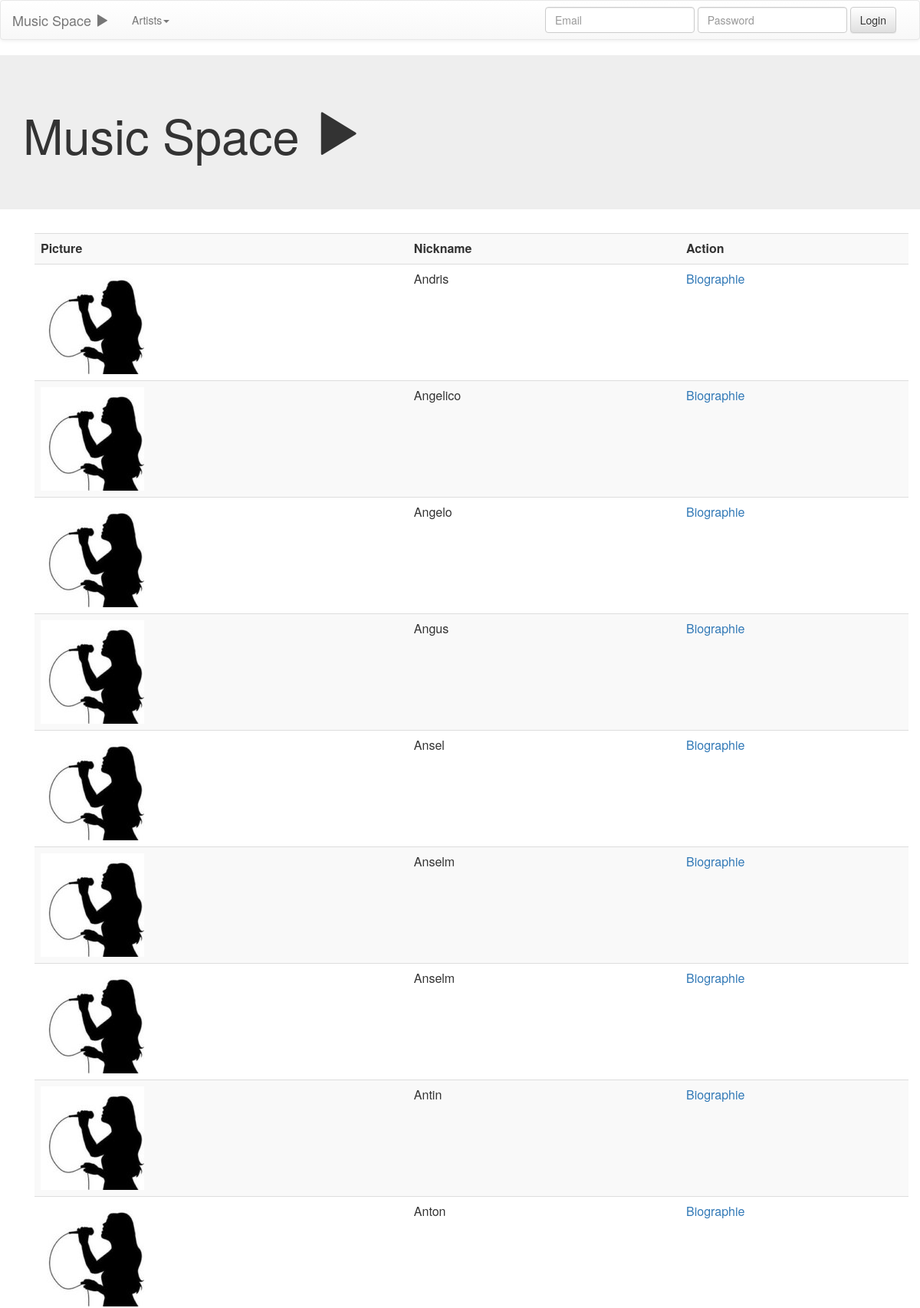
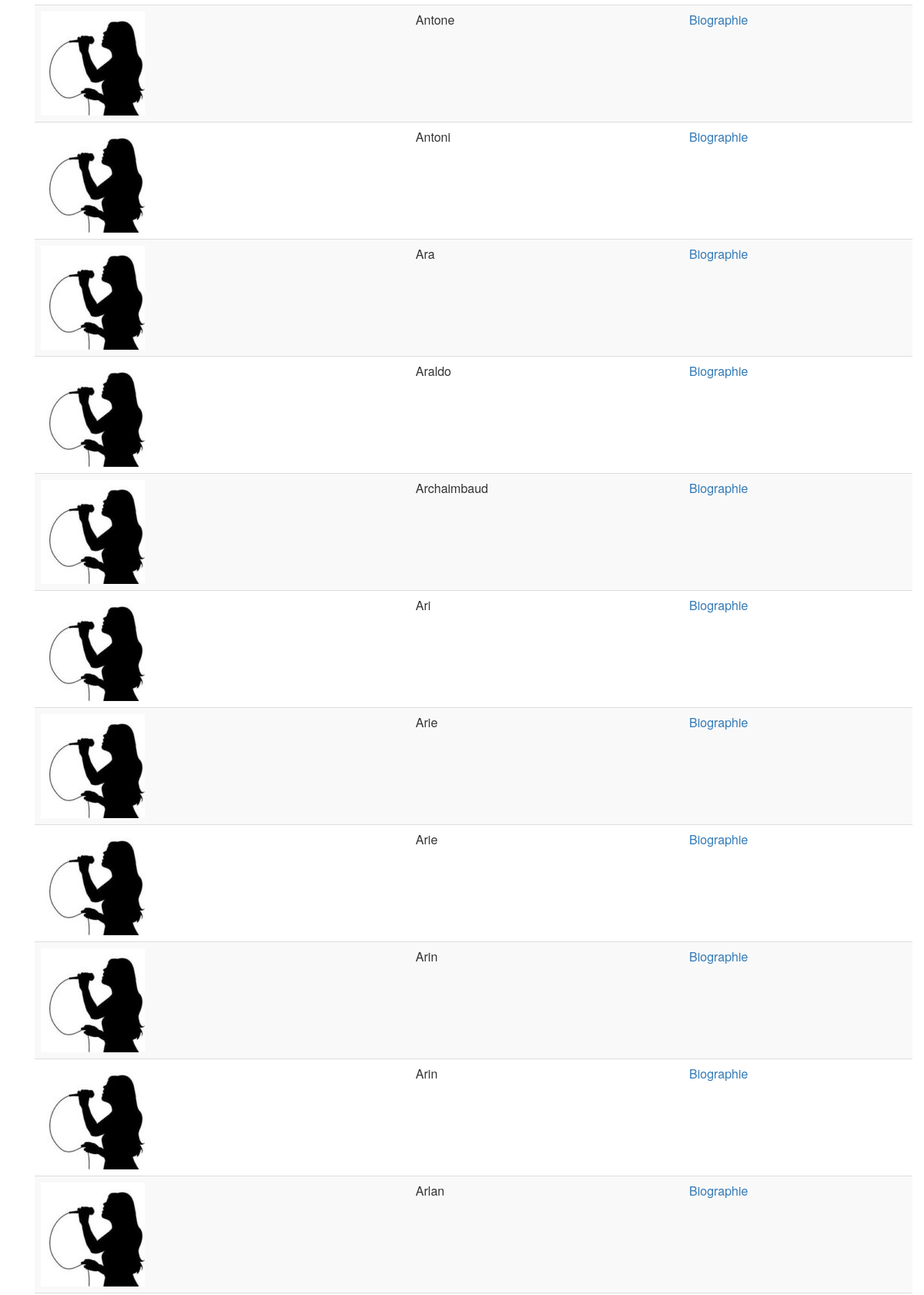
/index.php?controller=Artist&action=show&offset=2&limit=25 (upper part), run on the app's committed database (2 pictures, top to bottom).
### tables this page shows
CREATE TABLE IF NOT EXISTS `Artist` (
  `id` INT NOT NULL AUTO_INCREMENT,
  `name` VARCHAR(45) NULL,
  `surname` VARCHAR(45) NULL,
  `nickname` VARCHAR(45) NOT NULL,
  `birthdate` DATE NULL,
  `birthplace` VARCHAR(45) NULL,
  `biography` TEXT NULL,
  `picture` VARCHAR(255) NULL,
  `website` TEXT NULL,
  `User_id` INT NULL,
  PRIMARY KEY (`id`));

### controller/ArtistController.controller.php (called while the page is built, shortened)
<?php
class ArtistController extends Controller{
    private  $artistDb;
    public function __construct() {
        $this->artistDb = new ArtistDb();
    }
    function show(){
        $this->refresh();
    }
    private function refresh(){
         $this->data->artists = $this->artistDb->findWithLimitOrderBy(
                 isset($this->request['offset']) ? $this->request['offset']*25 : 0,
                 isset ($this->request['limit']) ? ($this->request['limit']) : 25,
                 'nickname'
        );
         $this->getView("artist_index");
    }
}

### index.php (called while the page is built, shortened)
<?php
include 'library/config.library.php';
include 'Autoloader.php';
Engine::Route($_GET['controller'], $_GET['action'], new stdClass());

### library/DbBase.library.php (called while the page is built, shortened)
<?php
class DbBase {
    public $dbh;
    private $statement;
    protected $table;
    public function __construct($table = ""){
        $dsn = "mysql:dbname=".Config::getInstance()->get("db_name")
                     .";host=".Config::getInstance()->get("db_host")."";
        $user = Config::getInstance()->get("db_user");
        $pass = Config::getInstance()->get("db_pass");
        $this->dbh = new PDO($dsn, $user, $pass);
        $this->table = $table;
    }
    private function executeQuery($query = "",  $params = array()){
        $this->statement = $this->dbh->prepare($query);
        return $this->statement->execute();
    }
    public function fetchAll($query = "", $params = array()){
       $this->executeQuery($query, $params);
       return $this->statement->fetchAll();
    }
     public function findWithLimitOrderBy($offset,$limit,$orderColumnName){
         return $this->fetchAll("SELECT * FROM $this->table ORDER BY $orderColumnName LIMIT $offset , $limit");
    }
}

### library/config.library.php (called while the page is built, shortened)
<?php
class Config {
   private static $_instance = null;
   private $config = array();
   private function __construct() {
      $preconfig =  __DIR__.'/../config/init.json';
       $contents = file_get_contents($preconfig);
       $preconfig = json_decode($contents, true);
       $this->config = $preconfig;
   }
   public static function getInstance() {
     if(is_null(self::$_instance)) {
       self::$_instance = new Config();
     }
     return self::$_instance;
   }
   public function get($key = ""){
      return $this->config[$key];
   }
   public function set($key = "", $value = ""){
       $this->config[$key] = $value;
   }
}
?>

### Autoloader.php (called while the page is built, shortened)
<?php
class Autoloader
{
    public static function register()
    {
        spl_autoload_register(function ($class) {
            $fileLibrary =  __DIR__.'/'.Config::getInstance()->get('library_dir').'/'.$class.'.library.php';
            $fileController =  __DIR__.'/'.Config::getInstance()->get('controller_dir').'/'.$class.'.controller.php';
            $fileModel =  __DIR__.'/'.Config::getInstance()->get('model_dir').'/'.$class.'.model.php';
            if (file_exists($fileLibrary)) {
                return true;
            }elseif(file_exists($fileController)){
                require $fileController;
            }elseif(file_exists($fileModel)){
                require $fileModel;
                return true;
            }else{
                return false;
            }
        });
    }
}
?>

### library/FileManager.library.php (called while the page is built, shortened)
<?php
class FileManager {
     public static function GetFilePathForFront($file_name){
        return Config::getInstance()->get('file_directory').$file_name;
    }
}

### library/ImageUtil.library.php (called while the page is built, shortened)
<?php
class ImageUtil {
    public static function getDefaultImage($entity,$resized){
         if($resized){
           return FileManager::GetFilePathForFront("images/resized/".$entity ."_default.jpg");
          }else{
             return FileManager::GetFilePathForFront("images/default/".$entity ."_default.jpg");
          }
        }
   }

### view/_artist_index.php (the view, shortened to what this page needs)
<table class = "table table-striped table-hover">
    <th>Picture</th>
    <th>Nickname</th>
    <th>Action</th>
<?php foreach ($data->artists as $artist): ?>
     <tr>
     <td><img src ="<?= !empty($artist['picture']) ? ImageUtil::getImage($artist['picture'],true) :  ImageUtil::getDefaultImage("artist",true)?>" /></td>
     <td><?= $artist['nickname'] ?></td>
     <td> <a href="/mediadb/index.php?id=<?= $artist['id'] ?>&controller=ArtistDetail&action=biography">Biographie</a>
     </tr>
<?php endforeach; ?>
</table>

### public/styles.css (style rules this page uses)
img { z-index: 99999999999999; }

### data on the page
artist: nickname "Andris"
artist: nickname "Angelico"
artist: nickname "Angelo"
artist: nickname "Angus"
artist: nickname "Ansel"
artist: nickname "Anselm"
artist: nickname "Anselm"
artist: nickname "Antin"
artist: nickname "Anton"
artist: nickname "Antone"
artist: nickname "Antoni"
artist: nickname "Ara"
artist: nickname "Araldo"
artist: nickname "Archaimbaud"
artist: nickname "Ari"
artist: nickname "Arie"
artist: nickname "Arie"
artist: nickname "Arin"
artist: nickname "Arin"
artist: nickname "Arlan"
